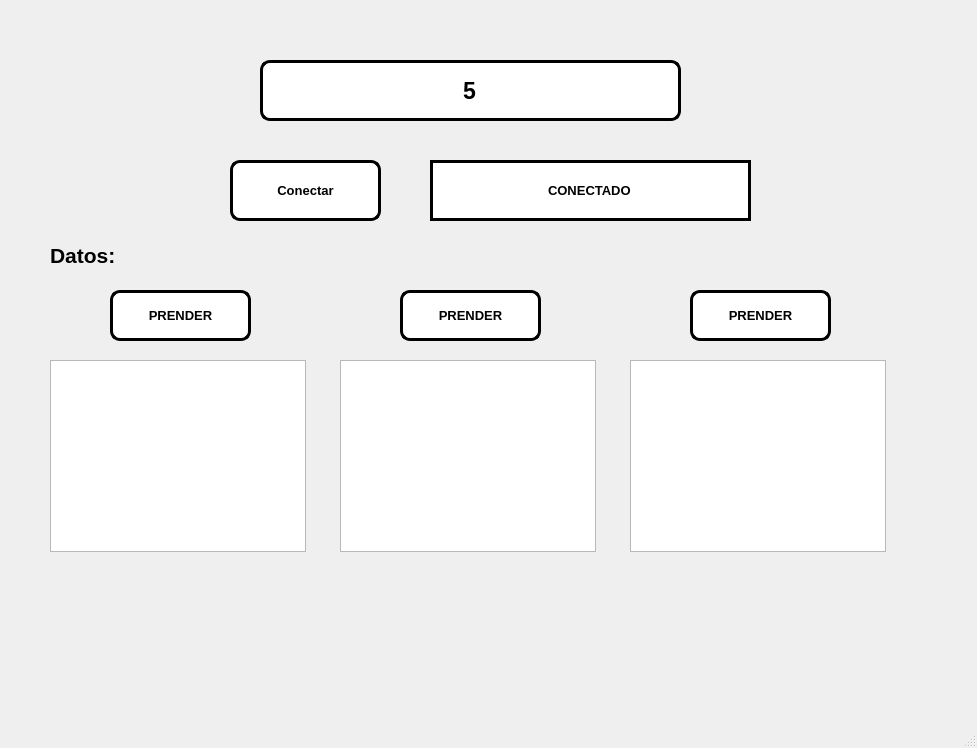
<?xml version="1.0" encoding="UTF-8"?>
<ui version="4.0">
 <class>MainWindow</class>
 <widget class="QMainWindow" name="MainWindow">
  <property name="geometry">
   <rect>
    <x>0</x>
    <y>0</y>
    <width>977</width>
    <height>748</height>
   </rect>
  </property>
  <property name="windowTitle">
   <string>MainWindow</string>
  </property>
  <widget class="QWidget" name="centralwidget">
   <widget class="QLabel" name="label_2">
    <property name="geometry">
     <rect>
      <x>10</x>
      <y>20</y>
      <width>151</width>
      <height>111</height>
     </rect>
    </property>
    <property name="styleSheet">
     <string notr="true"/>
    </property>
    <property name="text">
     <string/>
    </property>
    <property name="pixmap">
     <pixmap resource="../../../Archivos/Recursos.qrc">:/Fotos/logofacultad.jpg</pixmap>
    </property>
    <property name="scaledContents">
     <bool>true</bool>
    </property>
   </widget>
   <widget class="QLabel" name="label_3">
    <property name="geometry">
     <rect>
      <x>800</x>
      <y>10</y>
      <width>161</width>
      <height>111</height>
     </rect>
    </property>
    <property name="styleSheet">
     <string notr="true"/>
    </property>
    <property name="text">
     <string/>
    </property>
    <property name="pixmap">
     <pixmap resource="../../../Archivos/Recursos.qrc">:/Fotos/logoUAT.jpg</pixmap>
    </property>
    <property name="scaledContents">
     <bool>true</bool>
    </property>
   </widget>
   <widget class="QLabel" name="label_4">
    <property name="geometry">
     <rect>
      <x>800</x>
      <y>560</y>
      <width>161</width>
      <height>121</height>
     </rect>
    </property>
    <property name="styleSheet">
     <string notr="true"/>
    </property>
    <property name="text">
     <string/>
    </property>
    <property name="pixmap">
     <pixmap resource="../../../Archivos/Recursos.qrc">:/Fotos/kirby buchon.jpg</pixmap>
    </property>
    <property name="scaledContents">
     <bool>true</bool>
    </property>
   </widget>
   <widget class="QPushButton" name="btn_accion">
    <property name="geometry">
     <rect>
      <x>230</x>
      <y>160</y>
      <width>151</width>
      <height>61</height>
     </rect>
    </property>
    <property name="font">
     <font>
      <pointsize>10</pointsize>
      <weight>75</weight>
      <bold>true</bold>
     </font>
    </property>
    <property name="styleSheet">
     <string notr="true">background-color: rgb(255, 255, 255);
border-radius: 10px;
border: 3px solid black</string>
    </property>
    <property name="text">
     <string>Conectar</string>
    </property>
   </widget>
   <widget class="QLineEdit" name="txt_estado">
    <property name="geometry">
     <rect>
      <x>430</x>
      <y>160</y>
      <width>321</width>
      <height>61</height>
     </rect>
    </property>
    <property name="font">
     <font>
      <pointsize>10</pointsize>
      <weight>75</weight>
      <bold>true</bold>
     </font>
    </property>
    <property name="styleSheet">
     <string notr="true">background-color: rgb(255, 255, 255);
border: 3px solid black
</string>
    </property>
    <property name="text">
     <string>CONECTADO</string>
    </property>
    <property name="alignment">
     <set>Qt::AlignCenter</set>
    </property>
   </widget>
   <widget class="QLineEdit" name="txt_com">
    <property name="geometry">
     <rect>
      <x>260</x>
      <y>60</y>
      <width>421</width>
      <height>61</height>
     </rect>
    </property>
    <property name="font">
     <font>
      <pointsize>17</pointsize>
      <weight>75</weight>
      <bold>true</bold>
     </font>
    </property>
    <property name="styleSheet">
     <string notr="true">background-color: rgb(255, 255, 255);
border-radius: 10px;
border: 3px solid black</string>
    </property>
    <property name="text">
     <string>5</string>
    </property>
    <property name="alignment">
     <set>Qt::AlignCenter</set>
    </property>
   </widget>
   <widget class="QListWidget" name="lista_datos">
    <property name="geometry">
     <rect>
      <x>50</x>
      <y>360</y>
      <width>256</width>
      <height>192</height>
     </rect>
    </property>
   </widget>
   <widget class="QLabel" name="label">
    <property name="geometry">
     <rect>
      <x>50</x>
      <y>240</y>
      <width>91</width>
      <height>31</height>
     </rect>
    </property>
    <property name="font">
     <font>
      <pointsize>16</pointsize>
      <weight>75</weight>
      <bold>true</bold>
     </font>
    </property>
    <property name="styleSheet">
     <string notr="true"/>
    </property>
    <property name="text">
     <string>Datos:</string>
    </property>
   </widget>
   <widget class="QPushButton" name="btn_led0">
    <property name="geometry">
     <rect>
      <x>110</x>
      <y>290</y>
      <width>141</width>
      <height>51</height>
     </rect>
    </property>
    <property name="font">
     <font>
      <pointsize>10</pointsize>
      <weight>75</weight>
      <bold>true</bold>
     </font>
    </property>
    <property name="styleSheet">
     <string notr="true">background-color: rgb(255, 255, 255);
border-radius: 10px;
border: 3px solid black</string>
    </property>
    <property name="text">
     <string>PRENDER</string>
    </property>
   </widget>
   <widget class="QPushButton" name="btn_led1">
    <property name="geometry">
     <rect>
      <x>400</x>
      <y>290</y>
      <width>141</width>
      <height>51</height>
     </rect>
    </property>
    <property name="font">
     <font>
      <pointsize>10</pointsize>
      <weight>75</weight>
      <bold>true</bold>
     </font>
    </property>
    <property name="styleSheet">
     <string notr="true">background-color: rgb(255, 255, 255);
border-radius: 10px;
border: 3px solid black</string>
    </property>
    <property name="text">
     <string>PRENDER</string>
    </property>
   </widget>
   <widget class="QPushButton" name="btn_led2">
    <property name="geometry">
     <rect>
      <x>690</x>
      <y>290</y>
      <width>141</width>
      <height>51</height>
     </rect>
    </property>
    <property name="font">
     <font>
      <pointsize>10</pointsize>
      <weight>75</weight>
      <bold>true</bold>
     </font>
    </property>
    <property name="styleSheet">
     <string notr="true">background-color: rgb(255, 255, 255);
border-radius: 10px;
border: 3px solid black</string>
    </property>
    <property name="text">
     <string>PRENDER</string>
    </property>
   </widget>
   <widget class="QListWidget" name="lista_datos_2">
    <property name="geometry">
     <rect>
      <x>340</x>
      <y>360</y>
      <width>256</width>
      <height>192</height>
     </rect>
    </property>
   </widget>
   <widget class="QListWidget" name="lista_datos_3">
    <property name="geometry">
     <rect>
      <x>630</x>
      <y>360</y>
      <width>256</width>
      <height>192</height>
     </rect>
    </property>
   </widget>
  </widget>
  <widget class="QMenuBar" name="menubar">
   <property name="geometry">
    <rect>
     <x>0</x>
     <y>0</y>
     <width>977</width>
     <height>26</height>
    </rect>
   </property>
  </widget>
  <widget class="QStatusBar" name="statusbar"/>
 </widget>
 <resources>
  <include location="../../../Archivos/Recursos.qrc"/>
  <include location="../../../Archivos/Recursos.qrc"/>
 </resources>
 <connections/>
</ui>
